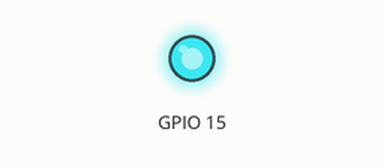
A sketch run on a simulated ESP32. Parts: output pins drawn as LEDs (lit = HIGH). What the sketch prints to the serial monitor is not drawn.

Above: at 0.5 s.
At 24.5 s:
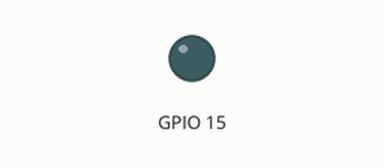
Timing chart, 0 to 26.0 s (numbered marks = the images above):
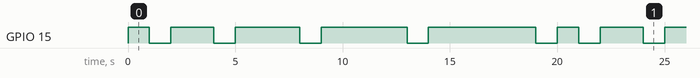

The sketch:

sketch.ino
```cpp
void setup() {
  // put your setup code here, to run once:
  Serial.begin(115200);
  Serial.println("Hello, ESP32!");
  pinMode(15, OUTPUT);
}

void loop() {
  int i=1000;
  while (i <= 5000){
  // put your main code here, to run repeatedly:
  digitalWrite(15, HIGH);   // turn the LED on
	delay(i);               // wait for a second
	digitalWrite(15, LOW);    // turn the LED off
	delay(1000);
  i=i+1000;
  }
}
```

Measured:
- by itself, GPIO 15: repeats every 20.0 s: LOW 1.0 s, HIGH 2.0 s, LOW 1.0 s, HIGH 3.0 s, LOW 1.0 s, HIGH 4.0 s, LOW 1.0 s, HIGH 5.0 s, LOW 1.0 s, HIGH 1.0 s
- by itself, everything shown: repeats every 20.0 s, in 10 steps
